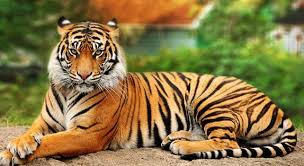
#> input picture test_data/tiger.jpeg, 304 x 166 px
$ python utils.py test_data/tiger.jpeg
#> lines starting #> are read from the running program, lines starting #| are printed output that depends on the picture
import skimage
import skimage.io
import skimage.transform
import numpy as np
from datetime import datetime
import sys, os
import itertools
import matplotlib.pyplot as plt
from pathlib import Path

# synset = [l.strip() for l in open('synset.txt').readlines()]


# returns image of shape [224, 224, 3]
# [height, width, depth]
# [139 lines left out: functions load_image, save_image, save_image2, print_prob, print_prob_all, print_accuracy and 2 more, not called in this run]


def test():
    img = skimage.io.imread("./test_data/tiger.jpeg")[:, :, :3]
#> img is the input picture: shape (166, 304, 3); mean R, G, B 135.4, 118.1, 68.4
    ny = 300
    nx = int(img.shape[1] * ny / img.shape[0])
#> nx = 549
    img = skimage.transform.resize(img, (ny, nx))
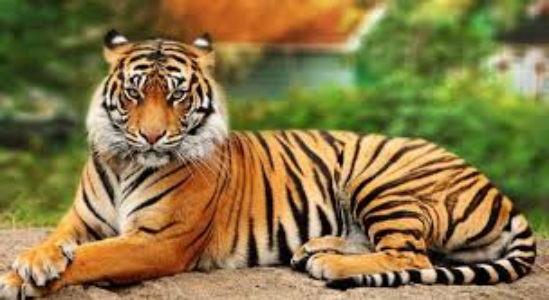
#> img: shape (300, 549, 3) float64; mean R, G, B 0.531, 0.463, 0.268
#> (the run stopped early here; a loop or call above may not have finished)

$ run again, with test_data/puzzle.jpeg copied over test_data/tiger.jpeg
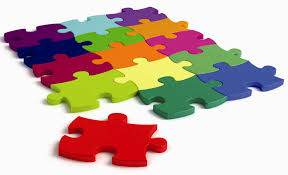
#> input picture test_data/puzzle.jpeg, 288 x 175 px
#> in test, img is the input picture: shape (175, 288, 3); mean R, G, B 199.2, 179.7, 167.7
#> in test, `img = skimage.transform.resize(img, (ny, nx))`:
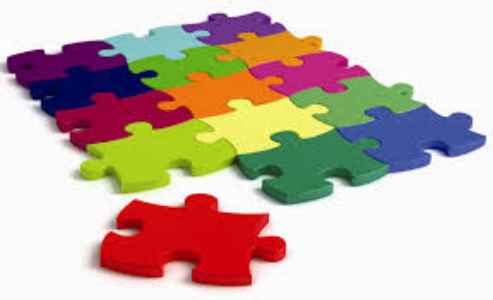
#> img: shape (300, 493, 3) float64; mean R, G, B 0.781, 0.705, 0.658

$ run again, with test_data/dog.png saved as test_data/tiger.jpeg
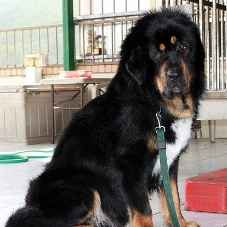
#> input picture test_data/dog.png, 227 x 227 px
#> in test, img is the input picture: shape (227, 227, 3); mean R, G, B 118.4, 112, 105.8
#> in test, `img = skimage.transform.resize(img, (ny, nx))`:
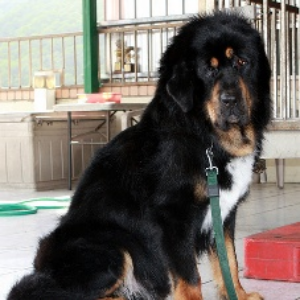
#> img: shape (300, 300, 3) float64; mean R, G, B 0.464, 0.439, 0.415

$ run again, with test_data/dog2.png saved as test_data/tiger.jpeg
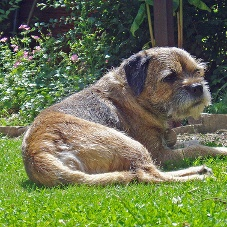
#> input picture test_data/dog2.png, 227 x 227 px
#> in test, img is the input picture: shape (227, 227, 3); mean R, G, B 106.9, 116.6, 79.8
#> in test, `img = skimage.transform.resize(img, (ny, nx))`:
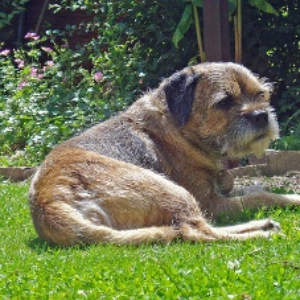
#> img: shape (300, 300, 3) float64; mean R, G, B 0.419, 0.457, 0.313
